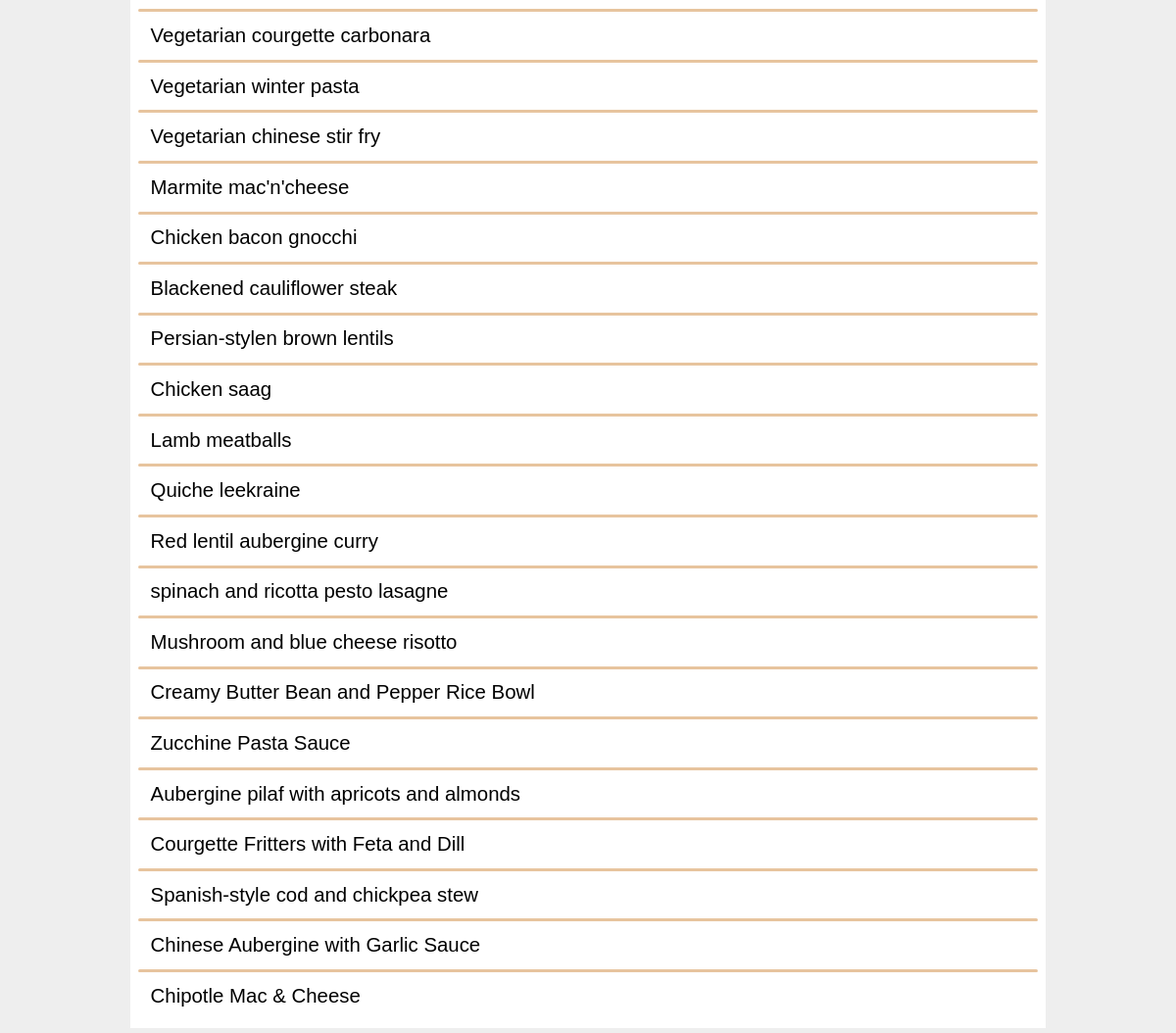
Before: / (lower part) with the older database file.
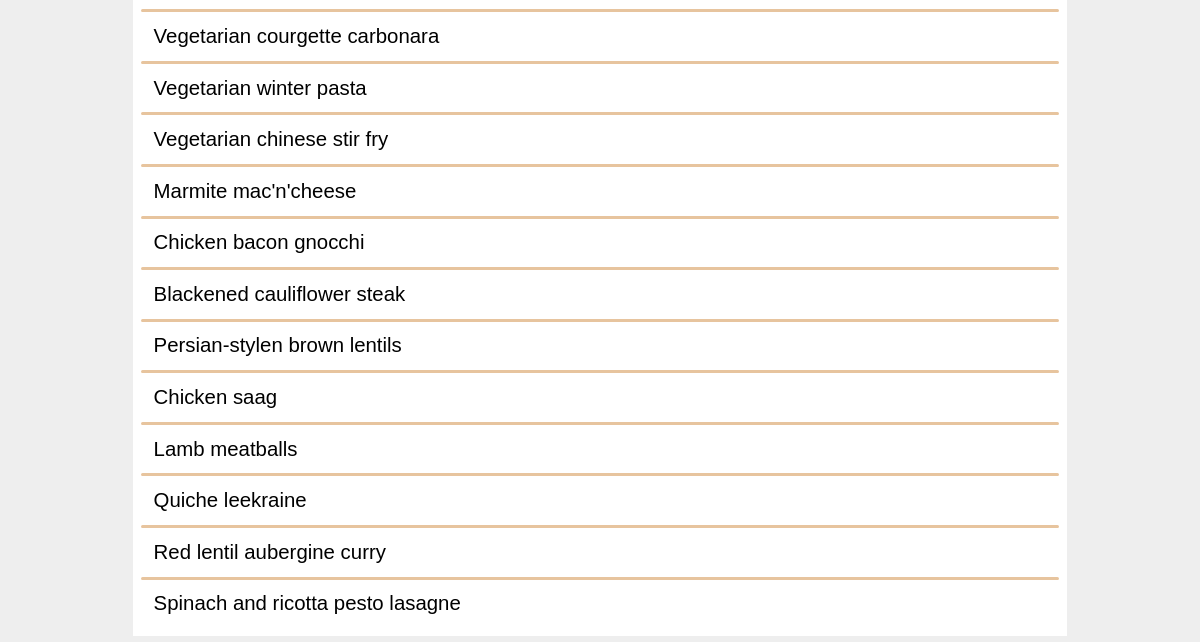
After: the same page with the newer database file.
### tables this page shows
CREATE TABLE recipes (
  id INTEGER PRIMARY KEY AUTOINCREMENT,
  title TEXT NOT NULL,
  ingredients TEXT NOT NULL,
  instructions TEXT NOT NULL,
  tags TEXT
);

### app/home.py (the view)
@bp.route('/')
def index():
    recipes = recipe_get_all()
    tags = recipe_get_popular_tags()
    return render_template('recipes/index.html', recipes=recipes, filter_words=tags)

### app/auth.py (called while the page is built)
@bp.before_app_request
def load_logged_in_user():
    user_id = session.get('user_id')
    if user_id is None:
        g.user = None
    else:
        g.user = user_get_user_by_id(user_id)
        if g.user is False:
            print("Warning: User ID is None!")

### app/db.py (called while the page is built)
def get_db():
    if 'db' not in g:
        g.db = sqlite3.connect(
            current_app.config['DATABASE'],
            detect_types=sqlite3.PARSE_DECLTYPES
        )
        g.db.row_factory = sqlite3.Row
    return g.db

def db_get_recipes():
    db = get_db()
    recipes = db.execute(
        'SELECT id, title, ingredients, instructions FROM recipes'
    ).fetchall()
    return  recipes

### app/recipe.py (called while the page is built)
def parse(recipe):
    recipe_fields = ['id', 'title', 'ingredients', 'instructions', 'tags']
    recipe = dict(zip(recipe_fields, recipe))
    return recipe

def format_recipes(cursor, single):
    if single == True:
        result = parse(cursor)
    else:
        result = list()
        for item in cursor:
            recipe = parse(item)
            result.append((recipe))
    return result

def recipe_get_all():
    recipes = db_get_recipes()
    recipe_list = format_recipes(recipes, single=False)
    return recipe_list

def recipe_get_popular_tags():
    tags = ['vegetarian', 'lunch', 'chicken', 'fish', 'italian', 'asian', 'mexican']
    return tags

### app/templates/recipes/index.html (shortened to what this page needs)
{% extends 'base.html' %}
{% block content %}
  <div class="recipe-list">
  {% for recipe in recipes %}
    <div class="recipe-title">
      <a class="action" href="{{ url_for('home.view_full_details', id=recipe['id']) }}">
        <p>{{ recipe['title'] }}</p>
      </a>
    </div>
  {% if not loop.last %}
  <hr>
  {% endif %}
  {% endfor %}
  </div>
{% endblock %}

### app/templates/base.html (shortened to what this page needs)
<!doctype html>
<link rel="stylesheet" href="{{ url_for('static', filename='style1.css') }}">
<link rel="stylesheet" href="{{ url_for('static', filename='nav_style.css') }}">
<link rel="stylesheet" href="{{ url_for('static', filename='form_style.css') }}">
<section class="content">
  {% block content %}{% endblock %}
</section>

### app/static/style1.css (style rules this page uses)
p { margin: 0.1rem; padding: 0; }
a { color: var(--font-color); }
hr { border: none; border-top: 0.2rem solid var(--secondary-color); border-radius: 0.1rem; margin: 0.2rem 0rem; }
.content:last-child { margin-bottom: 0; }
.recipe-title > a:first-of-type { flex: auto; }

Changed rows visible on the page:
removed recipes: title "Mushroom and blue cheese risotto"
removed recipes: title "Creamy Butter Bean and Pepper Rice Bowl"
removed recipes: title "Zucchine Pasta Sauce"
removed recipes: title "Aubergine pilaf with apricots and almonds"
removed recipes: title "Courgette Fritters with Feta and Dill"
removed recipes: title "Spanish-style cod and chickpea stew"
removed recipes: title "Chinese Aubergine with Garlic Sauce"
removed recipes: title "Chipotle Mac & Cheese"
changed recipes: title "spinach and ricotta pesto lasagne" → "Spinach and ricotta pesto lasagne"
